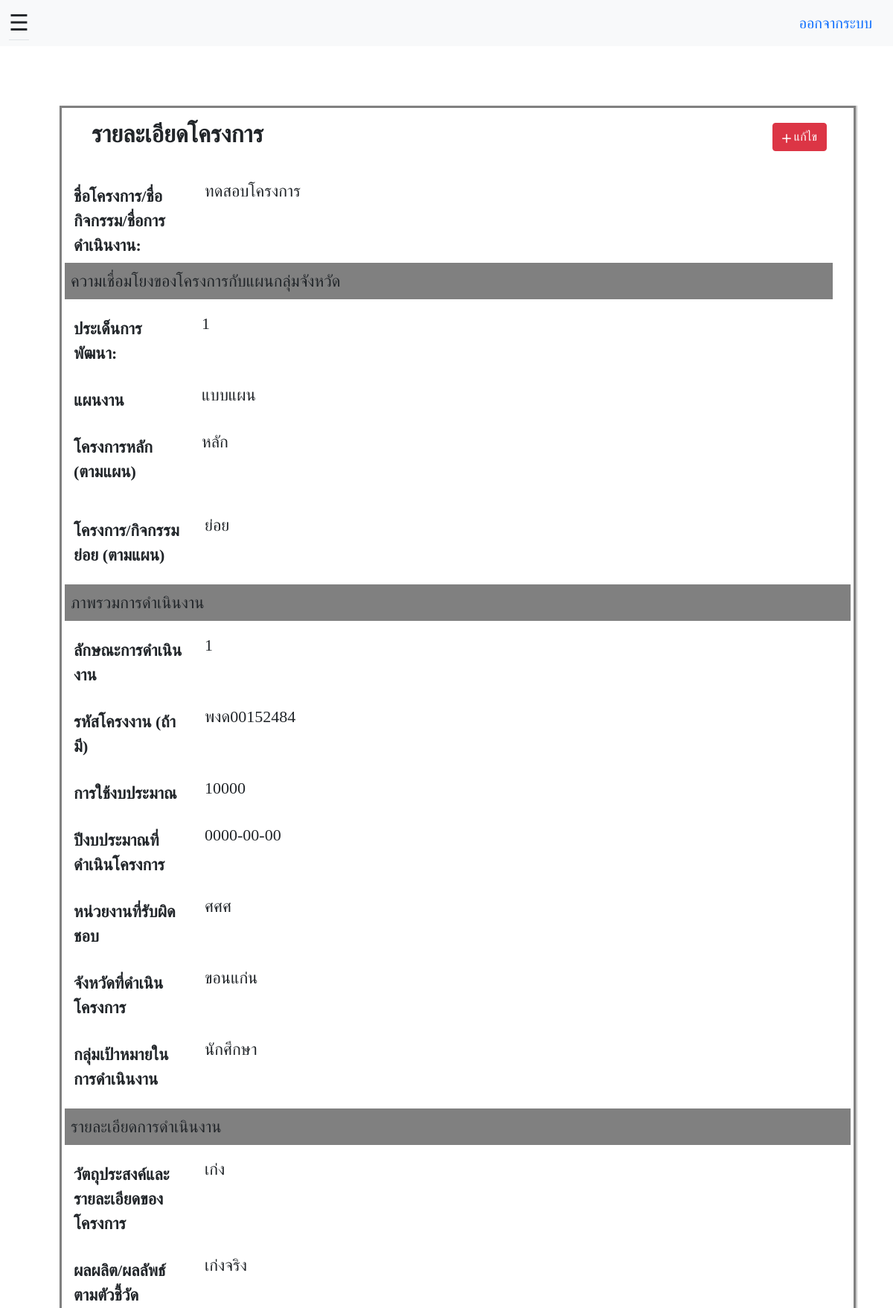
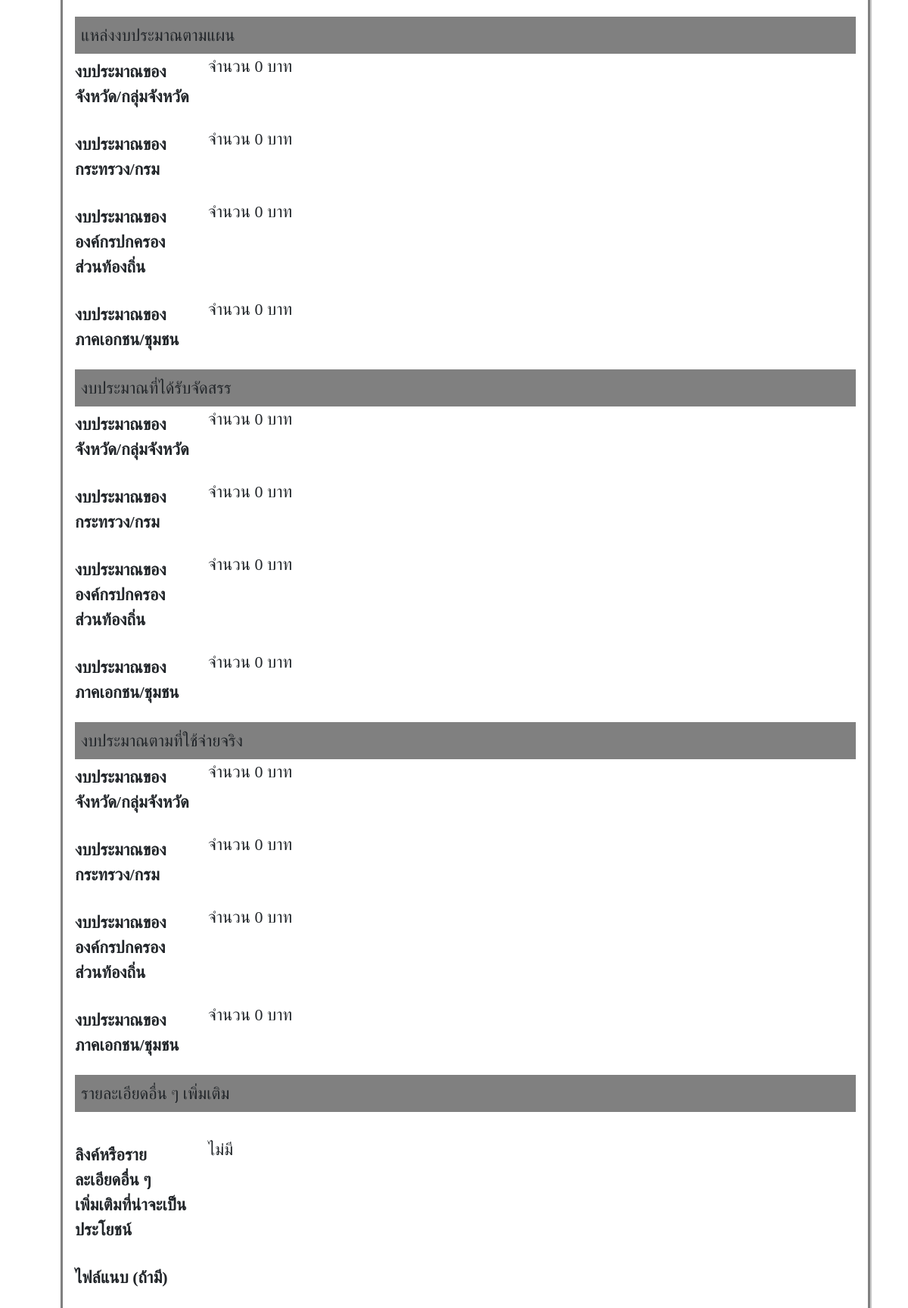
Screenshot of /index/detail.php?project_id=3 (signed in) with the database file from the repository (2 pictures, top to bottom).
### tables this page shows
CREATE TABLE `project` (
  `project_id` int(11) NOT NULL,
  `project_name` varchar(100) NOT NULL,
  `development_subject` int(11) NOT NULL,
  `project_roadmap` varchar(100) NOT NULL,
  `project_main` varchar(100) NOT NULL,
  `project_sub` varchar(100) NOT NULL,
  `operation_type` varchar(200) NOT NULL,
  `project_code` varchar(100) NOT NULL,
  `use_budget` varchar(200) NOT NULL,
  `budget_year` varchar(200) NOT NULL,
  `institution` varchar(100) NOT NULL,
  `province` varchar(100) NOT NULL,
  `target_user` varchar(100) NOT NULL,
  `project_objective` varchar(200) NOT NULL,
  `project_result` varchar(200) NOT NULL,
  `project_additional` varchar(200) NOT NULL,
  `budget_province_plan` int(11) DEFAULT NULL,
  `budget_province_receive` int(11) DEFAULT NULL,
  `budget_province_use` int(11) DEFAULT NULL,
  `budget_department_plan` int(11) DEFAULT NULL,
  `budget_department_receive` int(11) DEFAULT NULL,
  `budget_department_use` int(11) DEFAULT NULL,
  `budget_local_plan` int(11) DEFAULT NULL,
  `budget_local_receive` int(11) DEFAULT NULL,
  `budget_local_use` int(11) DEFAULT NULL,
  `budget_private_plan` int(11) DEFAULT NULL,
  `budget_private_receive` int(11) DEFAULT NULL,
  `budget_private_use` int(11) DEFAULT NULL,
  `user_id` int(11) NOT NULL
);

### index/detail.php (the view, shortened to what this page needs)
<!DOCTYPE html>
<html lang="en">
<head>
  <?php include "../connect.php" ?>
</head>
<body>
  <?php
  $stmt = $pdo->prepare("SELECT * FROM project where project_id = ?");
  $stmt->bindParam(1, $_GET["project_id"]);
  $stmt->execute();
  ?>
  <header>
    <nav class="navbar navbar-expand-lg navbar-light bg-light">
      <div class="container-fluid">
        <ul class="nav nav-tabs">
          <li class="nav-item">
            <span clss="marginle" style="font-size:30px;cursor:pointer" onclick="openNav()">&#9776; </span>
          </li>
        </ul>
        <ul class="nav justify-content-end">
          <li class="nav-item">
            <a class="nav-link active" aria-current="page" href="../login/index.php">ออกจากระบบ</a>
          </li>
        </ul>
  </header>
  <?php $row = $stmt->fetch()  ?>
  <div id="main" class="main bd-main order-1">
    <div class="bd-intro ps-lg-4">
      <div class="d-md-flex flex-md-row-reverse align-items-center justify-content-between">
        <a class="btn btn-danger" href="edit_project.php?project_id=<?= $row["project_id"] ?>" title="edit" rel="noopener" style="margin-right: 20px;"><svg xmlns="http://www.w3.org/2000/svg" width="12" height="12" fill="currentColor" class="bi bi-plus-lg" viewBox="0 0 16 16">
            <path d="M8 0a1 1 0 0 1 1 1v6h6a1 1 0 1 1 0 2H9v6a1 1 0 1 1-2 0V9H1a1 1 0 0 1 0-2h6V1a1 1 0 0 1 1-1z" />
          </svg> แก้ไข </a>
        <h2 class="bd-title" id="content" style="font-weight: bold;">รายละเอียดโครงการ</h2>
      </div>
    </div>
    <br>
    <div class="w-100 bd-highlight">
      <div class="row mb-3">
        <label for="project_code" class="col-sm-2 col-form-label" style="font-weight: bold;">ชื่อโครงการ/ชื่อกิจกรรม/ชื่อการดำเนินงาน:</label>
        <div class="col-sm-10">
          <?= $row["project_name"] ?>
        </div>
        <div class="row mb-3">
          <div class="-flex p-2 bd-highlight" style="background-color: gray;">
            <label>ความเชื่อมโยงของโครงการกับแผนกลุ่มจังหวัด
            </label>
          </div>
        </div>
        <div class="row mb-3">
          <label for="project_code" class="col-sm-2 col-form-label" style="font-weight: bold;">ประเด็นการพัฒนา: </label>
          <div class="col-sm-10">
            <?= $row["development_subject"] ?>
          </div>
        </div>
        <div class="row mb-3">
          <label for="project_code" class="col-sm-2 col-form-label" style="font-weight: bold;">แผนงาน</label>
          <div class="col-sm-10">
            <?= $row["project_roadmap"] ?>
          </div>
        </div>
        <div class="row mb-3">
          <label for="project_code" class="col-sm-2 col-form-label" style="font-weight: bold;">โครงการหลัก (ตามแผน)</label>
          <div class="col-sm-10">
            <?= $row["project_main"] ?>
          </div>
        </div>
      </div>
      <div class="row mb-3">
        <label for="project_code" class="col-sm-2 col-form-label" style="font-weight: bold;">โครงการ/กิจกรรมย่อย (ตามแผน)</label>
        <div class="col-sm-10">
          <?= $row["project_sub"] ?>
        </div>
      </div>
      <div class="row mb-3">
        <div class="-flex p-2 bd-highlight" style="background-color: gray;">
          <label>ภาพรวมการดำเนินงาน</label>
        </div>
      </div>
      <div class="row mb-3">
        <label for="project_code" class="col-sm-2 col-form-label" style="font-weight: bold;">ลักษณะการดำเนินงาน</label>
        <div class="col-sm-10">
          <?= $row["operation_type"] ?>
        </div>
      </div>
      <div class="row mb-3">
        <label for="project_code" class="col-sm-2 col-form-label" style="font-weight: bold;">รหัสโครงงาน (ถ้ามี)</label>
        <div class="col-sm-10">
          <?= $row["project_code"] ?>
        </div>
      </div>
      <div class="row mb-3">
        <label for="project_code" class="col-sm-2 col-form-label" style="font-weight: bold;">การใช้งบประมาณ</label>
        <div class="col-sm-10">
          <?= $row["use_budget"] ?>
        </div>
      </div>
      <div class="row mb-3">
        <label for="project_code" class="col-sm-2 col-form-label" style="font-weight: bold;">ปีงบประมาณที่ดำเนินโครงการ</label>
        <div class="col-sm-10">
          <?= $row["budget_year"] ?>
        </div>
      </div>
      <div class="row mb-3">
        <label for="project_code" class="col-sm-2 col-form-label" style="font-weight: bold;">หน่วยงานที่รับผิดชอบ</label>
        <div class="col-sm-10">
          <?= $row["institution"] ?>
        </div>
      </div>
      <div class="row mb-3">
        <label for="project_code" class="col-sm-2 col-form-label" style="font-weight: bold;">จังหวัดที่ดำเนินโครงการ</label>
        <div class="col-sm-10">
          <?= $row["province"] ?>
        </div>
      </div>
      <div class="row mb-3">
        <label for="project_code" class="col-sm-2 col-form-label" style="font-weight: bold;">กลุ่มเป้าหมายในการดำเนินงาน</label>
        <div class="col-sm-10">
          <?= $row["target_user"] ?>
        </div>
      </div>
      <div class="row mb-3">
        <div class="-flex p-2 bd-highlight" style="background-color: gray;">
          <label>รายละเอียดการดำเนินงาน</label>
        </div>
      </div>
      <div class="row mb-3">
        <label for="project_code" class="col-sm-2 col-form-label" style="font-weight: bold;">วัตถุประสงค์และรายละเอียดของโครงการ</label>
        <div class="col-sm-10">
          <?= $row["project_objective"] ?>
        </div>
      </div>
      <div class="row mb-3">
        <label for="project_code" class="col-sm-2 col-form-label" style="font-weight: bold;">ผลผลิต/ผลลัพธ์ ตามตัวชี้วัด</label>
        <div class="col-sm-10">
          <?= $row["project_result"] ?>
        </div>
      </div>
      <div>
        <div class="-flex p-2 bd-highlight" style="background-color: gray;">
          <label>แหล่งงบประมาณตามแผน</label>
        </div>
        <div class="row mb-3">
          <label for="project_code" class="col-sm-2 col-form-label" style="font-weight: bold;">งบประมาณของจังหวัด/กลุ่มจังหวัด</label>
          <div class="col-sm-10">
            จำนวน <?= $row["budget_province_plan"] ?> บาท
          </div>
        </div>
        <div class="row mb-3">
          <label for="project_code" class="col-sm-2 col-form-label" style="font-weight: bold;">งบประมาณของกระทรวง/กรม</label>
          <div class="col-sm-10">
            จำนวน <?= $row["budget_department_plan"] ?> บาท
          </div>
        </div>
        <div class="row mb-3">
          <label for="project_code" class="col-sm-2 col-form-label" style="font-weight: bold;">งบประมาณขององค์กรปกครองส่วนท้องถิ่น</label>
          <div class="col-sm-10">
            จำนวน <?= $row["budget_local_plan"] ?> บาท
          </div>
        </div>
        <div class="row mb-3">
          <label for="project_code" class="col-sm-2 col-form-label" style="font-weight: bold;">งบประมาณของภาคเอกชน/ชุมชน</label>
          <div class="col-sm-10">
            จำนวน <?= $row["budget_private_plan"] ?> บาท
          </div>
        </div>
        <div class="-flex p-2 bd-highlight" style="background-color: gray;">
          <label>งบประมาณที่ได้รับจัดสรร</label>
        </div>
        <div class="row mb-3">
          <label for="project_code" class="col-sm-2 col-form-label" style="font-weight: bold;">งบประมาณของจังหวัด/กลุ่มจังหวัด</label>
          <div class="col-sm-10">
            จำนวน <?= $row["budget_province_receive"] ?> บาท
          </div>
        </div>
        <div class="row mb-3">
          <label for="project_code" class="col-sm-2 col-form-label" style="font-weight: bold;">งบประมาณของกระทรวง/กรม</label>
          <div class="col-sm-10">
            จำนวน <?= $row["budget_department_receive"] ?> บาท
          </div>
        </div>
        <div class="row mb-3">
          <label for="project_code" class="col-sm-2 col-form-label" style="font-weight: bold;">งบประมาณขององค์กรปกครองส่วนท้องถิ่น</label>
          <div class="col-sm-10">
            จำนวน <?= $row["budget_local_receive"] ?> บาท
          </div>
        </div>
        <div class="row mb-3">
          <label for="project_code" class="col-sm-2 col-form-label" style="font-weight: bold;">งบประมาณของภาคเอกชน/ชุมชน</label>
          <div class="col-sm-10">
            จำนวน <?= $row["budget_private_receive"] ?> บาท
          </div>
        </div>
        <div class="-flex p-2 bd-highlight" style="background-color: gray;">
          <label>งบประมาณตามที่ใช้จ่ายจริง</label>
        </div>
        <div class="row mb-3">
          <label for="project_code" class="col-sm-2 col-form-label" style="font-weight: bold;">งบประมาณของจังหวัด/กลุ่มจังหวัด</label>
          <div class="col-sm-10">
            จำนวน <?= $row["budget_province_use"] ?> บาท
          </div>
        </div>
        <div class="row mb-3">
          <label for="project_code" class="col-sm-2 col-form-label" style="font-weight: bold;">งบประมาณของกระทรวง/กรม</label>
          <div class="col-sm-10">
            จำนวน <?= $row["budget_department_use"] ?> บาท
          </div>
        </div>
        <div class="row mb-3">
          <label for="project_code" class="col-sm-2 col-form-label" style="font-weight: bold;">งบประมาณขององค์กรปกครองส่วนท้องถิ่น</label>
          <div class="col-sm-10">
            จำนวน <?= $row["budget_local_use"] ?> บาท
          </div>
        </div>
        <div class="row mb-3">
          <label for="project_code" class="col-sm-2 col-form-label" style="font-weight: bold;">งบประมาณของภาคเอกชน/ชุมชน</label>
          <div class="col-sm-10">
            จำนวน <?= $row["budget_private_use"] ?> บาท
          </div>
        </div>
        <div class="-flex p-2 bd-highlight" style="background-color: gray;">
          <label>รายละเอียดอื่น ๆ เพิ่มเติม</label>
        </div><br>
        <div class="row mb-3">
          <label for="project_code" class="col-sm-2 col-form-label" style="font-weight: bold;">ลิงค์หรือรายละเอียดอื่น ๆ <br>เพิ่มเติมที่น่าจะเป็นประโยชน์</label>
          <div class="col-sm-10">
            <?= $row["project_additional"] ?>
          </div>
        </div>
        <div class="row mb-3">
          <label for="project_code" class="col-sm-2 col-form-label" style="font-weight: bold;">ไฟล์แนบ (ถ้ามี)</label>
          <div class="col-sm-10">
          </div>
        </div>
      </div>
    </div>
</body>
</html>

### index/StyleIndex.css (style rules this page uses)
body { font-family: myFirstFont; font-size: 22px; margin-top: 0px; width: auto; margin-left: auto; margin-right: auto; }
div.main { margin-top: 80px; margin-left: 80px; margin-right: 50px; width: auto; position: relative; height: fit-content; border: 3px solid gray; box-shadow: 1px 1px 1px 1px #ccc; }
div a { text-decoration: none; color: white; font-size: 20px; padding: 15px; display:inline-block; }
ul { display: inline; margin: 0; padding: 0; }
ul li { display: inline-block; }
#main { transition: margin-left .5s; padding: 16px; }
label , textarea, option, input { font-size: 22px; }

### rows the page displays
project: project_name "ทดสอบโครงการ", development_subject "1", project_roadmap "แบบแผน", project_main "หลัก", project_sub "ย่อย", operation_type "1", project_code "พงด00152484", use_budget "10000", budget_year "0000-00-00", institution "ศศศ", province "ขอนแก่น", target_user "นักศึกษา", project_objective "เก่ง", project_result "เก่งจริง", budget_province_plan "0", budget_department_plan "0", budget_local_plan "0", budget_private_plan "0", budget_province_receive "0", budget_department_receive "0", budget_local_receive "0", budget_private_receive "0", budget_province_use "0", budget_department_use "0", budget_local_use "0", budget_private_use "0", project_additional "ไม่มี"
